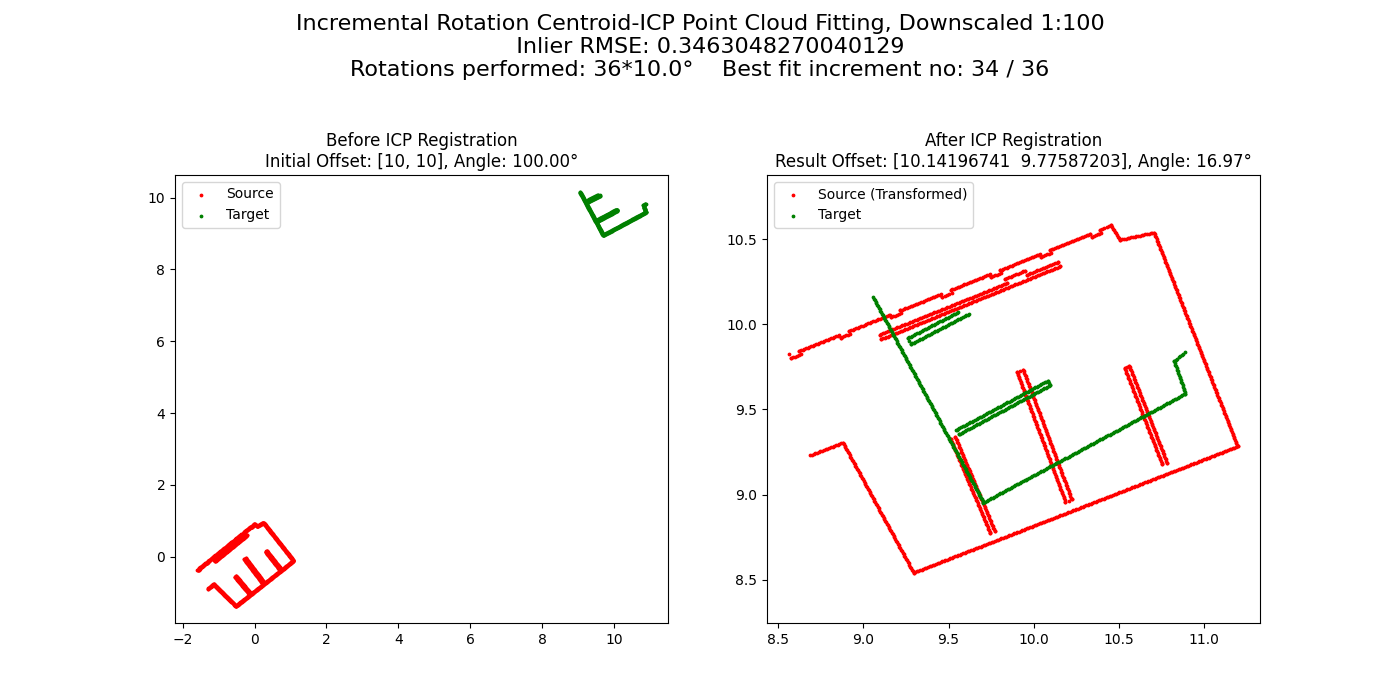

The Python source for this figure:
'''This code provides a comprehensive implementation of the Iterative Closest Point (ICP) algorithm for point cloud registration using the Open3D library. 
It is designed to align two point clouds (source and target), which are loaded from .npy files. The main functionalities of the code are:

File Imports and Initial Transformations:
    The code begins by importing source and target point clouds from .npy files.
    An initial transformation (rotation and translation) is applied to the target point cloud.
ICP Registration:
    The ICP algorithm is implemented with parameters like maximum rotation increments and a threshold for the Root Mean Square Error (RMSE).
    The code incrementally rotates the source point cloud to align it with the target, evaluating the alignment quality using the RMSE.
Visualization:
    The code utilizes matplotlib for visualizing the point clouds before and after the ICP registration.
    It displays initial and final positions of the point clouds with details about the transformation (offset and angle).
Transformation and Result Analysis:
    After the registration process, the code extracts the translation and rotation results from the transformation matrix.
    It prints the best transformation matrix obtained from the ICP algorithm.
Utility Functions:
    apply_transformation: Applies rotation and translation to points.
    get_rotation_translation_from_matrix: Extracts rotation and translation from a transformation matrix.
Main Function:
    Orchestrates the entire process from loading data, applying transformations, 
    running ICP, visualizing results, and printing the final transformation matrix.'''

import numpy as np
import open3d as o3d
import matplotlib.pyplot as plt

# File imports
source_file = r"C:\Users\eirik\OneDrive - NTNU\Semester 9\Prosjektoppgave\o3d_map\bay_template_data\data_0.npy"  # Path to the source .npy file
target_file = r"C:\Users\eirik\OneDrive - NTNU\Semester 9\Prosjektoppgave\o3d_map\bay_evaluation_data\data_0.npy"  # Path to the target .npy file

# Initial transformation
rotation_angle = np.radians(100) # SET TARGET ROTATION ANGLE
xy_translation = [10, 10] # SET TARGET TRANSLATION

# ICP parameters
rmse_threshold = 0.01
rotation_increment = np.radians(10)
max_rotation_increments = 2*np.pi/rotation_increment # adds up to one full rotation

time_plot_open = 10 # Seconds

def apply_transformation(points, translation=np.array([0, 0]), rotation_angle=0):
    # Define a 2D rotation matrix
    c, s = np.cos(rotation_angle), np.sin(rotation_angle)
    R = np.array([[c, -s], [s, c]])
    
    # Apply rotation and then translation
    transformed_points = np.dot(points, R) + translation
    
    return transformed_points

def get_rotation_translation_from_matrix(matrix):
    # Assuming matrix is a 4x4 homogeneous transformation matrix
    rotation_matrix = matrix[:3, :3]
    translation_vector = matrix[:3, 3]

    # Calculate the Euler angles from the rotation matrix
    sy = np.sqrt(rotation_matrix[0,0] * rotation_matrix[0,0] +  rotation_matrix[1,0] * rotation_matrix[1,0])
    singular = sy < 1e-6
    if not singular:
        x = np.arctan2(rotation_matrix[2,1], rotation_matrix[2,2])
        y = np.arctan2(-rotation_matrix[2,0], sy)
        z = np.arctan2(rotation_matrix[1,0], rotation_matrix[0,0])
    else:
        x = np.arctan2(-rotation_matrix[1,2], rotation_matrix[1,1])
        y = np.arctan2(-rotation_matrix[2,0], sy)
        z = 0

    euler_angles = np.array([x, y, z])
    return euler_angles, translation_vector

def ssa(angle_deg):
    if abs(angle_deg) > 180:
        return abs(abs(angle_deg) - 360)
    return abs(angle_deg)
    
def main():

    # Load points from .npy files
    source_points = np.load(source_file)
    target_points = np.load(target_file)
    target_points = apply_transformation(target_points, translation=np.array(xy_translation), rotation_angle=rotation_angle)

    # Convert to Open3D point cloud objects
    source = o3d.geometry.PointCloud()
    source.points = o3d.utility.Vector3dVector(np.hstack((source_points, np.zeros((source_points.shape[0], 1)))))
    source2 = source # keep original source cloud for final visualization
    target = o3d.geometry.PointCloud()
    target.points = o3d.utility.Vector3dVector(np.hstack((target_points, np.zeros((target_points.shape[0], 1)))))

    # Calculate centroids of source and target
    source_centroid = np.mean(np.asarray(source.points), axis=0)
    target_centroid = np.mean(np.asarray(target.points), axis=0)
    translation_to_target_centroid = target_centroid - source_centroid

    # Initialize the transformation matrix
    trans_init = np.identity(4)
    trans_init[0:3, 3] = translation_to_target_centroid[0:3]

    # Visualize initial point clouds using plt
    fig, axs = plt.subplots(1, 2, figsize=(14, 7))
    plt.subplots_adjust(top=0.75)

    initial_offset_text = f'Initial Offset: {xy_translation}, Angle: {ssa(np.degrees(rotation_angle)):.2f}°'
    axs[0].set_title('Before ICP Registration\n' + initial_offset_text)
    axs[0].scatter(np.asarray(source.points)[:, 0], np.asarray(source.points)[:, 1], c='r', label='Source', s=3)
    axs[0].scatter(np.asarray(target.points)[:, 0], np.asarray(target.points)[:, 1], c='g', label='Target', s=3)
    axs[0].legend()
    axs[0].axis('equal')
    
    # Initialize the RMSE threshold and rotation increment
    best_icp_result = None
    best_rmse = float('inf')
    increment_count = 0

    # Run the ICP registration until the RMSE is below the threshold or the source has been fully rotated
    while True and increment_count < max_rotation_increments:
        reg_p2p = o3d.pipelines.registration.registration_icp(
            source, target, 0.99, trans_init,
            o3d.pipelines.registration.TransformationEstimationPointToPoint()
        )

        # Update the best ICP result if the current RMSE is lower than the previous best
        if reg_p2p.inlier_rmse < best_rmse:
            best_icp_result = reg_p2p
            best_rmse = reg_p2p.inlier_rmse
            best_fit_increment = increment_count

        # Check if RMSE is below the threshold
        if best_rmse <= rmse_threshold and not best_rmse == 0:
            break

        # Rotate the source point cloud by the increment
        source.rotate(o3d.geometry.get_rotation_matrix_from_xyz((0, 0, rotation_increment)), center=source_centroid)
        # Update the initial transformation to be used as an initial guess for the next iteration
        trans_init[:3, :3] = o3d.geometry.get_rotation_matrix_from_xyz((0, 0, rotation_increment))
        increment_count += 1

    # Extract translation and rotation from the transformation matrix
    transformation = best_icp_result.transformation
    translation_result = transformation[0:3, 3]
    rotation_result = transformation[0:3, 0:3]
    rotation_angle_result = np.arccos((np.trace(rotation_result) - 1) / 2)  + best_fit_increment * rotation_increment
    transformation_text = f'Result Offset: {translation_result[:2]}, Angle: {ssa(np.degrees(rotation_angle_result)):.2f}°'
    
    # After finding the best ICP transformation, apply it to the source. First incremental, then icp transform
    source2.rotate(o3d.geometry.get_rotation_matrix_from_xyz((0, 0, rotation_increment*best_fit_increment)), center=source_centroid)
    source2.transform(best_icp_result.transformation)

    # Visualize the point clouds after registration using plt
    axs[1].set_title('After ICP Registration\n' + transformation_text)
    axs[1].scatter(np.asarray(source2.points)[:, 0], np.asarray(source2.points)[:, 1], c='r', label='Source (Transformed)', s=3)
    axs[1].scatter(np.asarray(target.points)[:, 0], np.asarray(target.points)[:, 1], c='g', label='Target', s=3)
    axs[1].legend()
    axs[1].axis('equal')
   
    # Save and show the plots
    plot_stats = "   Inlier RMSE: " + str(reg_p2p.inlier_rmse)  + "\nRotations performed: " + str(increment_count) + "*" + str(np.degrees(rotation_increment)) + "°" + "    Best fit increment no: " + str(best_fit_increment) + " / " + str(increment_count) 
    fig.suptitle('Incremental Rotation Centroid-ICP Point Cloud Fitting, Downscaled 1:100\n' + plot_stats, fontsize=16)
    plt.savefig("o3d_npy_centroid_icp.png")
    plt.tight_layout()
    plt.show()
#    plt.show(block=False)
 #   plt.pause(time_plot_open) # Keep open for 5 seconds
  #  plt.close()    
    
    print("Best transformation:")
    print(best_icp_result.transformation)

if __name__ == "__main__":
    main()